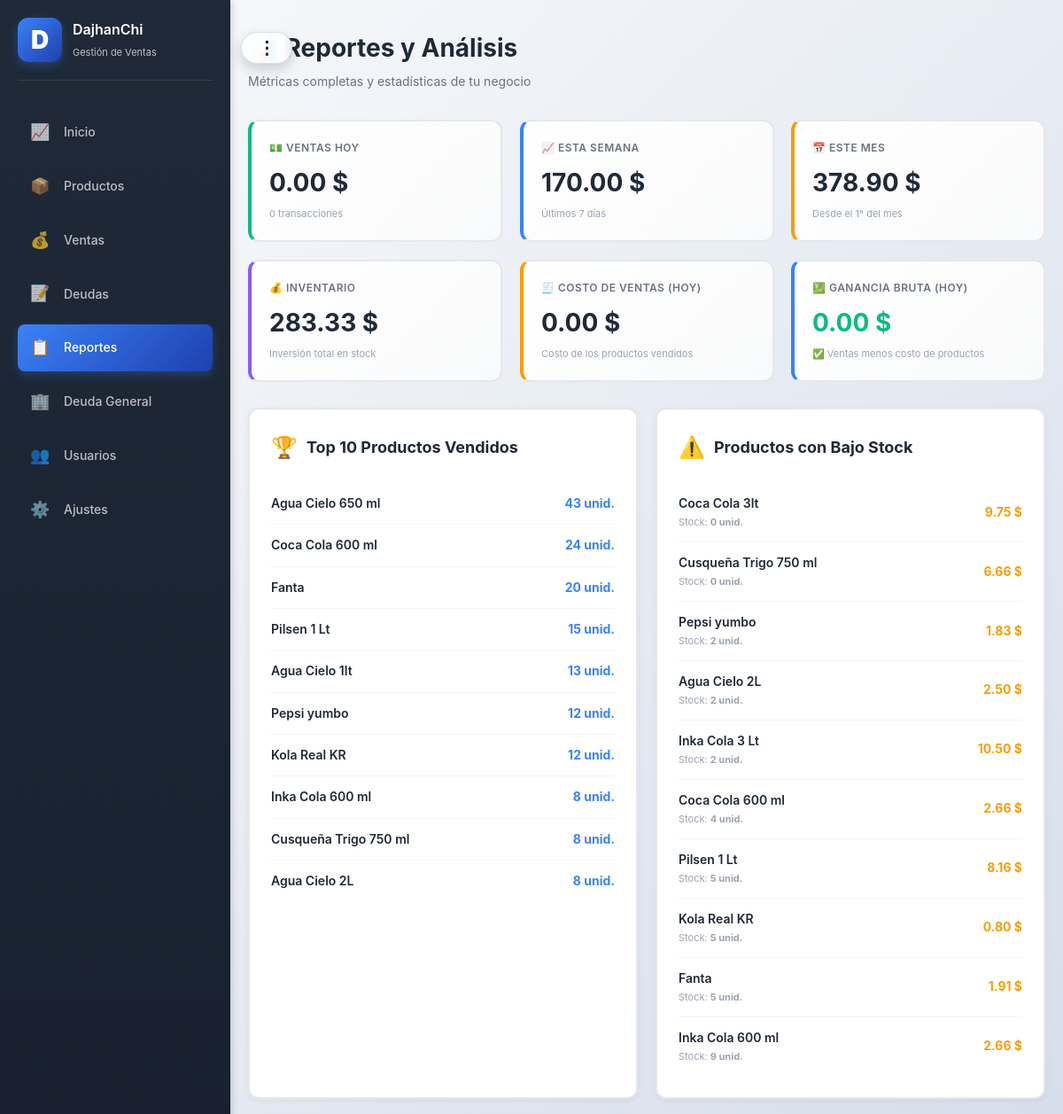
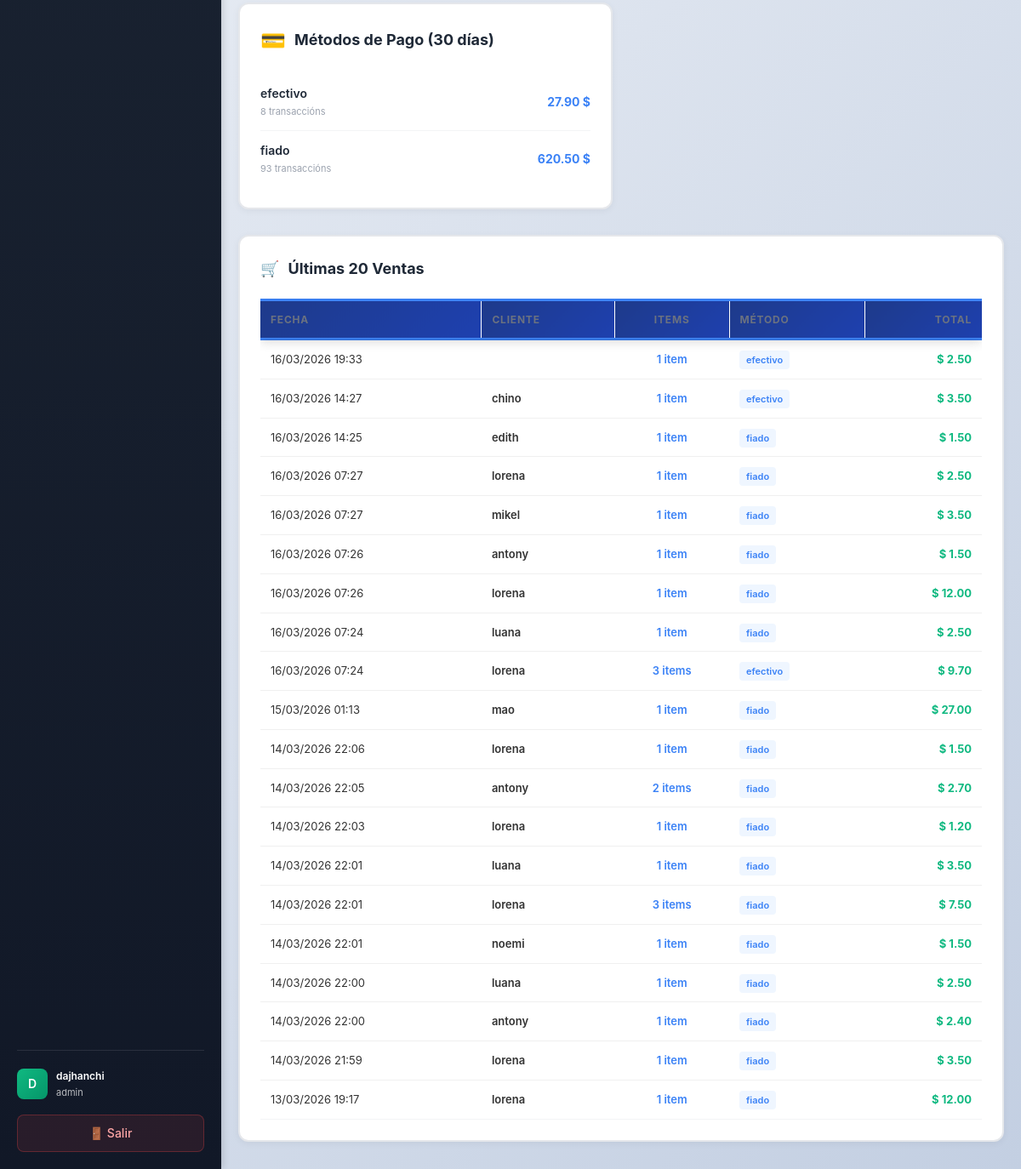
Screenshot of /reports (signed in) with the database file from the repository (2 pictures, top to bottom).
### app.py (models this page shows, shortened)
class Product(db.Model):
    id = db.Column(db.Integer, primary_key=True)
    user_id = db.Column(db.Integer, db.ForeignKey("user.id"), nullable=False, index=True)
    name = db.Column(db.String(160), nullable=False, index=True)
    sku = db.Column(db.String(64), nullable=True, index=True)
    package_cost_cents = db.Column(db.Integer, nullable=False, default=0)
    package_quantity = db.Column(db.Integer, nullable=False, default=1)
    cost_cents = db.Column(db.Integer, nullable=False, default=0)
    price_cents = db.Column(db.Integer, nullable=False, default=0)
    stock = db.Column(db.Integer, nullable=False, default=0, index=True)
    minimum_stock = db.Column(db.Integer, nullable=False, default=5)
    user = db.relationship("User", backref=db.backref("products", lazy=True))

class Sale(db.Model):
    id = db.Column(db.Integer, primary_key=True)
    user_id = db.Column(db.Integer, db.ForeignKey("user.id"), nullable=False, index=True)
    created_at = db.Column(db.DateTime, nullable=False, default=datetime.now, index=True)
    customer_name = db.Column(db.String(160))
    payment_method = db.Column(db.String(20), nullable=False, default="efectivo")  # efectivo, yape, fiado
    total_cents = db.Column(db.Integer, nullable=False, default=0)
    paid_cents = db.Column(db.Integer, nullable=False, default=0)
    payment_status = db.Column(db.String(20), nullable=False, default="pagado")  # pagado, pendiente, parcial
    user = db.relationship("User", backref=db.backref("sales", lazy=True))

### app.py (the view)
@app.route("/reports")
@login_required
@require_permission("reports")
def reports():
    user_id = session.get("user_id")
    today = datetime.now()
    today_start = today.replace(hour=0, minute=0, second=0, microsecond=0)
    today_end = today_start + timedelta(days=1)
    total_sales_today = (
        db.session.query(db.func.coalesce(db.func.sum(Sale.total_cents), 0))
        .filter(Sale.user_id == user_id, Sale.created_at >= today_start, Sale.created_at < today_end)
        .scalar()
    )
    total_transactions_today = (
        db.session.query(db.func.count(Sale.id))
        .filter(Sale.user_id == user_id, Sale.created_at >= today_start, Sale.created_at < today_end)
        .scalar()
    )
    week_start = today_start - timedelta(days=7)
    total_sales_week = (
        db.session.query(db.func.coalesce(db.func.sum(Sale.total_cents), 0))
        .filter(Sale.user_id == user_id, Sale.created_at >= week_start, Sale.created_at < today_end)
        .scalar()
    )
    month_start = today.replace(day=1, hour=0, minute=0, second=0, microsecond=0)
    total_sales_month = (
        db.session.query(db.func.coalesce(db.func.sum(Sale.total_cents), 0))
        .filter(Sale.user_id == user_id, Sale.created_at >= month_start, Sale.created_at < today_end)
        .scalar()
    )
    total_invested = (
        db.session.query(db.func.coalesce(db.func.sum(Product.cost_cents * Product.stock), 0))
        .filter(Product.user_id == user_id)
        .scalar()
    )
    top_products = (
        db.session.query(Product.name, db.func.sum(SaleItem.qty).label("qty"))
        .join(SaleItem, SaleItem.product_id == Product.id)
        .join(Sale, Sale.id == SaleItem.sale_id)
        .filter(Product.user_id == user_id)
        .group_by(Product.id, Product.name)
        .order_by(db.desc("qty"))
        .limit(10)
        .all()
    )
    low_stock_products = (
        db.session.query(Product.name, Product.stock, Product.cost_cents)
        .filter(Product.user_id == user_id, Product.stock < 10)
        .order_by(Product.stock.asc())
        .limit(10)
        .all()
    )
    thirty_days_ago = today_start - timedelta(days=30)
    payment_methods = (
        db.session.query(Sale.payment_method, db.func.count(Sale.id).label("count"), db.func.sum(Sale.total_cents).label("total"))
        .filter(Sale.user_id == user_id, Sale.created_at >= thirty_days_ago)
        .group_by(Sale.payment_method)
        .all()
    )
    recent_sales = (
        db.session.query(Sale)
        .filter(Sale.user_id == user_id)
        .order_by(Sale.created_at.desc())
        .limit(20)
        .all()
    )
    today_sales_summary = (
        db.session.query(
            db.func.coalesce(db.func.sum(Sale.total_cents), 0),
            db.func.coalesce(db.func.sum(SaleItem.qty * Product.cost_cents), 0)
        )
        .join(SaleItem, SaleItem.sale_id == Sale.id)
        .join(Product, Product.id == SaleItem.product_id)
        .filter(Sale.user_id == user_id, Sale.created_at >= today_start, Sale.created_at < today_end)
        .first()
    )
    today_cost = today_sales_summary[1] if today_sales_summary[1] else 0
    today_gross_profit = total_sales_today - today_cost
    return render_template(
        "reports.html",
        total_sales_today=total_sales_today,
        total_transactions_today=total_transactions_today,
        total_sales_week=total_sales_week,
        total_sales_month=total_sales_month,
        top_products=top_products,
        low_stock_products=low_stock_products,
        total_invested=total_invested,
        payment_methods=payment_methods,
        recent_sales=recent_sales,
        today_cost=today_cost,
        today_gross_profit=today_gross_profit,
    )

### templates/reports.html (shortened to what this page needs)
{% extends "base.html" %}
{% block content %}
<div class="page-head">
    <div>
        <h1>📊 Reportes y Análisis</h1>
        <p style="color: #6b7280; margin: 4px 0 0 0;">Métricas completas y estadísticas de tu negocio</p>
    </div>
</div>
<div class="metrics-grid">
    <div class="metric-card green animate-card-pop animate-stagger-1">
        <div class="metric-label">💵 Ventas Hoy</div>
        <div class="metric-value">{{ "%.2f"|format(total_sales_today / 100) }} $</div>
        <div class="metric-subtitle">{{ total_transactions_today }} transacciones</div>
    </div>
    <div class="metric-card blue animate-card-pop animate-stagger-2">
        <div class="metric-label">📈 Esta Semana</div>
        <div class="metric-value">{{ "%.2f"|format(total_sales_week / 100) }} $</div>
        <div class="metric-subtitle">Últimos 7 días</div>
    </div>
    <div class="metric-card orange animate-card-pop animate-stagger-3">
        <div class="metric-label">📅 Este Mes</div>
        <div class="metric-value">{{ "%.2f"|format(total_sales_month / 100) }} $</div>
        <div class="metric-subtitle">Desde el 1° del mes</div>
    </div>
    <div class="metric-card purple animate-card-pop animate-stagger-4">
        <div class="metric-label">💰 Inventario</div>
        <div class="metric-value">{{ "%.2f"|format(total_invested / 100) }} $</div>
        <div class="metric-subtitle">Inversión total en stock</div>
    </div>
    <div class="metric-card orange animate-card-pop animate-stagger-5">
        <div class="metric-label">🧾 Costo de Ventas (Hoy)</div>
        <div class="metric-value">{{ "%.2f"|format(today_cost / 100) }} $</div>
        <div class="metric-subtitle">Costo de los productos vendidos</div>
    </div>
    <div class="metric-card blue animate-card-pop animate-stagger-6">
        <div class="metric-label">💹 Ganancia Bruta (Hoy)</div>
        <div class="metric-value" style="color: {% if today_gross_profit >= 0 %}#10b981{% else %}#ef4444{% endif %};">
            {{ "%.2f"|format(today_gross_profit / 100) }} $
        </div>
        <div class="metric-subtitle">
            {% if today_gross_profit >= 0 %}
                ✅ Ventas menos costo de productos
            {% else %}
                ⚠️ El costo supera las ventas del día
            {% endif %}
        </div>
    </div>
</div>
<div class="reports-grid">
    <div class="report-section animate-slide-up">
        <div class="report-title">
            <span class="report-title-icon">🏆</span>
            <span>Top 10 Productos Vendidos</span>
        </div>
        {% if top_products %}
            {% for name, qty in top_products %}
            <div class="item-row">
                <span class="item-name">{{ name }}</span>
                <span class="item-value">{{ qty }} unid.</span>
            </div>
            {% endfor %}
        {% else %}
            <div class="empty-state">
                <div class="empty-state-icon">📭</div>
                <p>Sin datos disponibles aún</p>
            </div>
        {% endif %}
    </div>
    <div class="report-section animate-slide-up">
        <div class="report-title">
            <span class="report-title-icon">⚠️</span>
            <span>Productos con Bajo Stock</span>
        </div>
        {% if low_stock_products %}
            {% for name, stock, cost in low_stock_products %}
            <div class="item-row">
                <div>
                    <div class="item-name">{{ name }}</div>
                    <div style="font-size: 11px; color: #9ca3af; margin-top: 2px;">
                        Stock: <strong>{{ stock }} unid.</strong>
                    </div>
                </div>
                <span class="item-value" style="color: #f59e0b;">{{ "%.2f"|format(cost / 100) }} $</span>
            </div>
            {% endfor %}
        {% else %}
            <div class="empty-state">
                <div class="empty-state-icon">✅</div>
                <p>Todos los productos tienen buen stock</p>
            </div>
        {% endif %}
    </div>
    <div class="report-section animate-slide-up">
        <div class="report-title">
            <span class="report-title-icon">💳</span>
            <span>Métodos de Pago (30 días)</span>
        </div>
        {% if payment_methods %}
            {% set total_sales_all = payment_methods | map(attribute='total') | sum %}
            {% for method, count, total in payment_methods %}
            <div class="item-row">
                <div>
                    <div class="item-name">{{ method or 'No especificado' }}</div>
                    <div style="font-size: 11px; color: #9ca3af; margin-top: 2px;">
                        {{ count }} transacción{{ 's' if count != 1 else '' }}
                    </div>
                </div>
                <span class="item-value">{{ "%.2f"|format(total / 100) }} $</span>
            </div>
            {% endfor %}
        {% else %}
            <div class="empty-state">
                <div class="empty-state-icon">📭</div>
                <p>Sin datos disponibles aún</p>
            </div>
        {% endif %}
    </div>
</div>
<div class="full-width-table">
    <div class="table-title">
        <span>🛒</span>
        <span>Últimas 20 Ventas</span>
    </div>
    {% if recent_sales %}
    <div style="overflow-x: auto;">
        <table style="width: 100%; border-collapse: collapse;">
            <thead>
                <tr style="border-bottom: 2px solid #e5e7eb;">
                    <th style="text-align: left; padding: 12px; font-weight: 700; color: #6b7280; font-size: 12px; text-transform: uppercase;">Fecha</th>
                    <th style="text-align: left; padding: 12px; font-weight: 700; color: #6b7280; font-size: 12px; text-transform: uppercase;">Cliente</th>
                    <th style="text-align: center; padding: 12px; font-weight: 700; color: #6b7280; font-size: 12px; text-transform: uppercase;">Items</th>
                    <th style="text-align: left; padding: 12px; font-weight: 700; color: #6b7280; font-size: 12px; text-transform: uppercase;">Método</th>
                    <th style="text-align: right; padding: 12px; font-weight: 700; color: #6b7280; font-size: 12px; text-transform: uppercase;">Total</th>
                </tr>
            </thead>
            <tbody>
            {% for sale in recent_sales %}
                <tr style="border-bottom: 1px solid #f3f4f6; transition: all 0.2s ease;" onmouseover="this.style.background='#f9fafb'" onmouseout="this.style.background='transparent'">
                    <td style="padding: 12px; font-size: 13px;">
                        {{ sale.created_at.strftime('%d/%m/%Y %H:%M') }}
                    </td>
                    <td style="padding: 12px; font-size: 13px; font-weight: 600;">
                        {{ sale.customer_name }}
                    </td>
                    <td style="padding: 12px; text-align: center; font-size: 13px; color: #3b82f6; font-weight: 600;">
                        {{ sale.items | length }} {{ 'item' if sale.items | length == 1 else 'items' }}
                    </td>
                    <td style="padding: 12px; font-size: 13px;">
                        <span style="background: #eff6ff; color: #3b82f6; padding: 4px 8px; border-radius: 4px; font-weight: 600; font-size: 11px;">
                            {{ sale.payment_method or '—' }}
                        </span>
                    </td>
                    <td style="padding: 12px; text-align: right; font-weight: 700; color: #10b981; font-size: 13px;">
                        $ {{ "%.2f"|format(sale.total_cents / 100) }}
                    </td>
                </tr>
            {% endfor %}
            </tbody>
        </table>
    </div>
    {% else %}
    <div class="empty-state">
        <div class="empty-state-icon">📭</div>
        <p>No hay ventas registradas aún</p>
    </div>
    {% endif %}
</div>
{% endblock %}

### rows the page displays
Product: name "Agua Cielo 650 ml", qty "43"
Product: name "Coca Cola 600 ml", qty "24", stock "4", cost/100 "2.66"
Product: name "Fanta", qty "20", stock "5", cost/100 "1.91"
Product: name "Pilsen 1 Lt", qty "15", stock "5", cost/100 "8.16"
Product: name "Agua Cielo 1lt", qty "13"
Product: name "Pepsi yumbo", package_quantity "12", stock "2", cost/100 "1.83"
Product: name "Kola Real KR", qty "12", stock "5", cost/100 "0.80"
Product: name "Inka Cola 600 ml", qty "8", stock "9", cost/100 "2.66"
Product: name "Cusqueña Trigo 750 ml", qty "8", stock "0", cost/100 "6.66"
Product: name "Agua Cielo 2L", qty "8", stock "2", cost/100 "2.50"
Product: name "Coca Cola 3lt", stock "0", cost/100 "9.75"
Product: name "Inka Cola 3 Lt", stock "2", cost/100 "10.50"
Sale: created_at "16/03/2026 19:33", items|length "1", items "item", payment_method "efectivo", sale.total_cents/100 "2.50"
Sale: created_at "16/03/2026 14:27", customer_name "chino", items|length "1", items "item", payment_method "efectivo", sale.total_cents/100 "3.50"
Sale: created_at "16/03/2026 14:25", customer_name "edith", items|length "1", items "item", payment_method "fiado", sale.total_cents/100 "1.50"
Sale: created_at "16/03/2026 07:27", customer_name "lorena", items|length "1", items "item", payment_method "fiado", sale.total_cents/100 "2.50"
Sale: created_at "16/03/2026 07:27", customer_name "mikel", items|length "1", items "item", payment_method "fiado", sale.total_cents/100 "3.50"
Sale: created_at "16/03/2026 07:26", customer_name "antony", items|length "1", items "item", payment_method "fiado", sale.total_cents/100 "1.50"
Sale: created_at "16/03/2026 07:26", customer_name "lorena", items|length "1", items "item", payment_method "fiado", sale.total_cents/100 "12.00"
Sale: created_at "16/03/2026 07:24", customer_name "luana", items|length "1", items "item", payment_method "fiado", sale.total_cents/100 "2.50"
Sale: created_at "16/03/2026 07:24", customer_name "lorena", items|length "3", items "items", payment_method "efectivo", sale.total_cents/100 "9.70"
Sale: created_at "15/03/2026 01:13", customer_name "mao", items|length "1", items "item", payment_method "fiado", sale.total_cents/100 "27.00"
Sale: created_at "14/03/2026 22:06", customer_name "lorena", items|length "1", items "item", payment_method "fiado", sale.total_cents/100 "1.50"
Sale: created_at "14/03/2026 22:05", customer_name "antony", items|length "2", items "items", payment_method "fiado", sale.total_cents/100 "2.70"
Sale: created_at "14/03/2026 22:03", customer_name "lorena", items|length "1", items "item", payment_method "fiado", sale.total_cents/100 "1.20"
Sale: created_at "14/03/2026 22:01", customer_name "luana", items|length "1", items "item", payment_method "fiado", sale.total_cents/100 "3.50"
Sale: created_at "14/03/2026 22:01", customer_name "lorena", items|length "3", items "items", payment_method "fiado", sale.total_cents/100 "7.50"
Sale: created_at "14/03/2026 22:01", customer_name "noemi", items|length "1", items "item", payment_method "fiado", sale.total_cents/100 "1.50"
Sale: created_at "14/03/2026 22:00", customer_name "luana", items|length "1", items "item", payment_method "fiado", sale.total_cents/100 "2.50"
Sale: created_at "14/03/2026 22:00", customer_name "antony", items|length "1", items "item", payment_method "fiado", sale.total_cents/100 "2.40"
Sale: created_at "14/03/2026 21:59", customer_name "lorena", items|length "1", items "item", payment_method "fiado", sale.total_cents/100 "3.50"
Sale: created_at "13/03/2026 19:17", customer_name "lorena", items|length "1", items "item", payment_method "fiado", sale.total_cents/100 "12.00"

### other values shown
{{ session.get('username', 'U')[0].upper() }} "D"
{{ session.get('username', 'Usuario') }} "dajhanchi"
{{ session.get('role', 'user') }} "admin"
{{ "%.2f"|format(total_sales_today / 100) }} "0.00"
{{ total_transactions_today }} "0"
{{ "%.2f"|format(total_sales_week / 100) }} "170.00"
{{ "%.2f"|format(total_sales_month / 100) }} "378.90"
{{ "%.2f"|format(total_invested / 100) }} "283.33"
{{ "%.2f"|format(today_cost / 100) }} "0.00"
{{ "%.2f"|format(today_gross_profit / 100) }} "0.00"
{{ method or 'No especificado' }} "efectivo" "fiado"
{{ count }} "8" "93"
{{ 's' if count != 1 else '' }} "s" "s"
{{ "%.2f"|format(total / 100) }} "27.90" "620.50"
